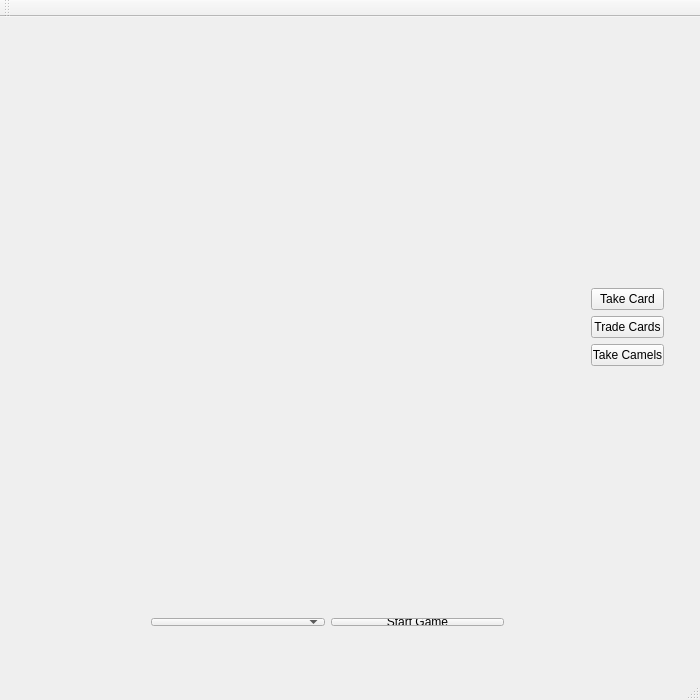
<?xml version="1.0" encoding="UTF-8"?>
<ui version="4.0">
 <class>MainWindow</class>
 <widget class="QMainWindow" name="MainWindow">
  <property name="geometry">
   <rect>
    <x>0</x>
    <y>0</y>
    <width>700</width>
    <height>700</height>
   </rect>
  </property>
  <property name="windowTitle">
   <string>Kolkata</string>
  </property>
  <widget class="QWidget" name="centralWidget">
   <widget class="QWidget" name="layoutWidget">
    <property name="geometry">
     <rect>
      <x>140</x>
      <y>590</y>
      <width>375</width>
      <height>30</height>
     </rect>
    </property>
    <layout class="QHBoxLayout" name="horizontalLayout">
     <item>
      <widget class="QComboBox" name="select_players"/>
     </item>
     <item>
      <widget class="QPushButton" name="startGame">
       <property name="text">
        <string>Start Game</string>
       </property>
      </widget>
     </item>
    </layout>
   </widget>
   <widget class="QWidget" name="layoutWidget">
    <property name="geometry">
     <rect>
      <x>580</x>
      <y>260</y>
      <width>95</width>
      <height>100</height>
     </rect>
    </property>
    <layout class="QVBoxLayout" name="verticalLayout">
     <item>
      <widget class="QPushButton" name="take_single">
       <property name="enabled">
        <bool>true</bool>
       </property>
       <property name="text">
        <string>Take Card</string>
       </property>
      </widget>
     </item>
     <item>
      <widget class="QPushButton" name="trade_cards">
       <property name="text">
        <string>Trade Cards</string>
       </property>
      </widget>
     </item>
     <item>
      <widget class="QPushButton" name="take_camels">
       <property name="text">
        <string>Take Camels</string>
       </property>
      </widget>
     </item>
    </layout>
   </widget>
  </widget>
  <widget class="QMenuBar" name="menuBar">
   <property name="geometry">
    <rect>
     <x>0</x>
     <y>0</y>
     <width>700</width>
     <height>26</height>
    </rect>
   </property>
  </widget>
  <widget class="QToolBar" name="mainToolBar">
   <attribute name="toolBarArea">
    <enum>TopToolBarArea</enum>
   </attribute>
   <attribute name="toolBarBreak">
    <bool>false</bool>
   </attribute>
  </widget>
  <widget class="QStatusBar" name="statusBar"/>
 </widget>
 <layoutdefault spacing="6" margin="11"/>
 <resources/>
 <connections/>
</ui>
